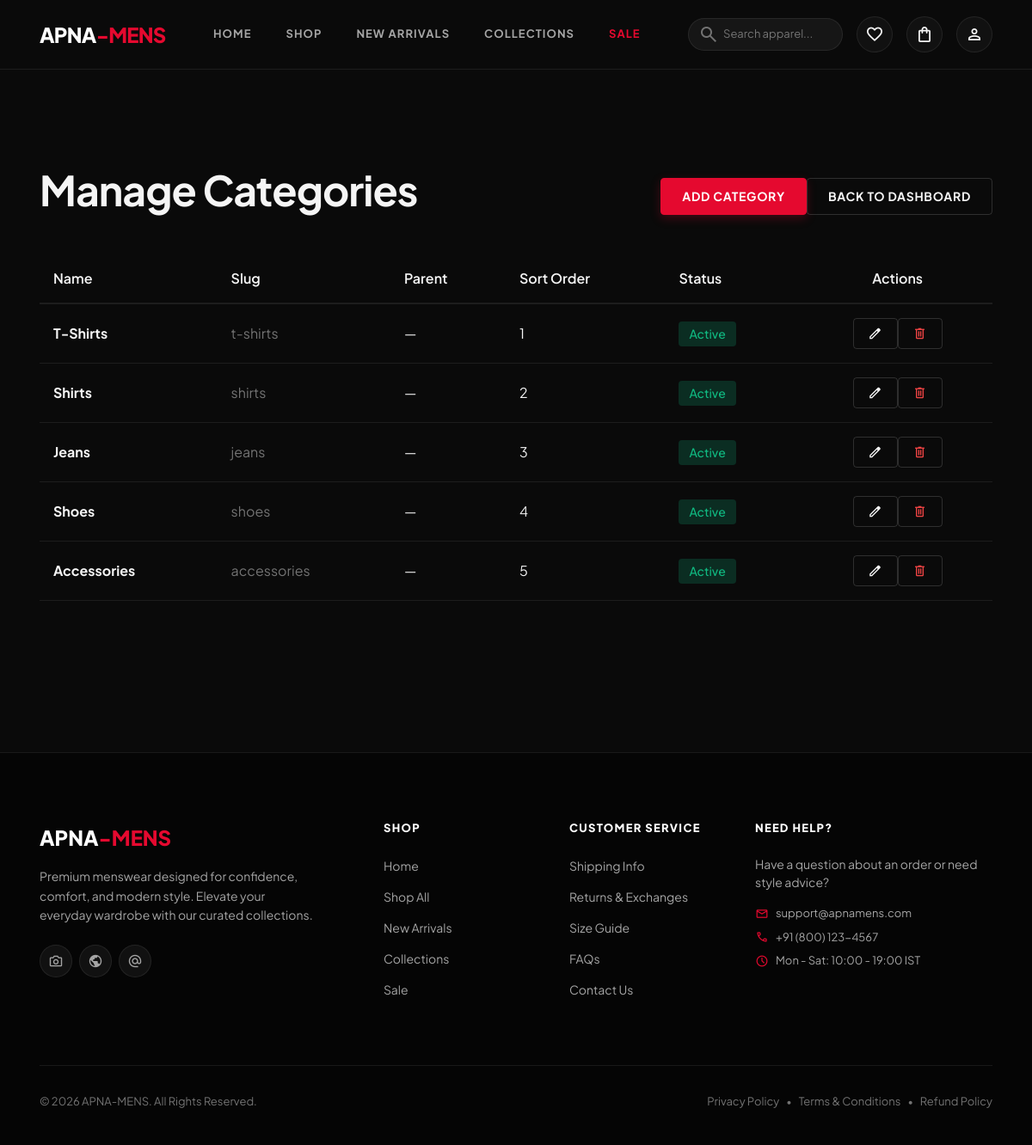
The app's page /admin/categories (signed in) with its own data.
### tables this page shows
CREATE TABLE IF NOT EXISTS `categories` (
  `id` int(11) NOT NULL AUTO_INCREMENT,
  `name` varchar(100) NOT NULL,
  `slug` varchar(100) NOT NULL UNIQUE,
  `description` text DEFAULT NULL,
  `image` varchar(255) DEFAULT NULL,
  `parent_id` int(11) DEFAULT NULL,
  `sort_order` int(11) DEFAULT 0,
  `status` ENUM('active', 'inactive') DEFAULT 'active',
  `created_at` timestamp NOT NULL DEFAULT CURRENT_TIMESTAMP,
  `updated_at` timestamp NOT NULL DEFAULT CURRENT_TIMESTAMP ON UPDATE CURRENT_TIMESTAMP,
  PRIMARY KEY (`id`),
  KEY `idx_slug` (`slug`),
  KEY `idx_parent` (`parent_id`),
  FOREIGN KEY (`parent_id`) REFERENCES `categories`(`id`) ON DELETE SET NULL
);

### app/core/View.php (called while the page is built, shortened)
<?php
class View {
    public static function render($view, $data = []) {
        extract($data);
        $possiblePaths = [
            VIEW_PATH . '/' . $view . '.php',
            VIEW_PATH . '/pages/' . $view . '.php',
        ];
        $viewFile = null;
        foreach ($possiblePaths as $path) {
            if (file_exists($path)) {
                $viewFile = $path;
                break;
            }
        }
        require $viewFile;
        require VIEW_PATH . '/layouts/main.php';
    }
}

### app/core/Controller.php (called while the page is built, shortened)
<?php
class Controller {
    protected function view($view, $data = []) {
        View::render($view, $data);
    }
}

### app/controllers/Admin/CategoryAdminController.php (called while the page is built, shortened)
<?php
class CategoryAdminController extends \Controller {
    public function index() {
        $categoryModel = new \Category();
        $categories = $categoryModel->findAll([], 'sort_order ASC, name ASC');
        $this->view('admin/categories/index', [
            'title' => 'Manage Categories - Admin',
            'categories' => $categories
        ]);
    }
}

### app/core/Database.php (called while the page is built, shortened)
<?php
class Database {
    private static $instance = null;
    private function __construct() {
        $config = require APP_PATH . '/config/database.php';
        try {
            $dsn = "mysql:host={$config['host']};dbname={$config['dbname']};charset={$config['charset']}";
            $this->connection = new PDO($dsn, $config['username'], $config['password'], $config['options']);
        } catch (PDOException $e) {
            die("Database connection failed: " . $e->getMessage());
        }
    }
    public static function getInstance() {
        if (self::$instance === null) {
            self::$instance = new self();
        }
        return self::$instance->connection;
    }
}

### app/config/database.php (called while the page is built)
<?php
return [
    'host' => 'localhost',
    'dbname' => 'apna_mens',
    'username' => 'root',
    'password' => '',
    'charset' => 'utf8mb4',
    'options' => [
        PDO::ATTR_ERRMODE => PDO::ERRMODE_EXCEPTION,
        PDO::ATTR_DEFAULT_FETCH_MODE => PDO::FETCH_ASSOC,
        PDO::ATTR_EMULATE_PREPARES => false,
    ]
];

### app/core/Model.php (called while the page is built, shortened)
<?php
class Model {
    protected $db;
    protected $table;
    public function __construct() {
        $this->db = Database::getInstance();
    }
    public function findAll($conditions = [], $orderBy = 'id DESC', $limit = null) {
        $sql = "SELECT * FROM {$this->table}";
        $params = [];
        $sql .= " ORDER BY {$orderBy}";
        $stmt = $this->db->prepare($sql);
        $stmt->execute($params);
        return $stmt->fetchAll();
    }
}

### app/views/admin/categories/index.php (the view, shortened to what this page needs)
<section class="section">
    <div class="container">
        <div class="u-flex u-justify-between u-items-center u-mb-xl">
            <h1>Manage Categories</h1>
            <div class="u-flex u-gap-sm">
                <a href="/admin/categories/create" class="btn btn-primary">Add Category</a>
                <a href="/admin/dashboard" class="btn btn-outline">Back to Dashboard</a>
            </div>
        </div>
        <div class="card">
            <div class="card-body">
                <?php if (empty($categories)): ?>
                    <div class="u-text-center u-p-xl">
                        <p class="u-text-muted u-mb-lg">No categories found</p>
                        <a href="/admin/categories/create" class="btn btn-primary">Add First Category</a>
                    </div>
                <?php else: ?>
                    <div style="overflow-x: auto;">
                        <table style="width: 100%; border-collapse: collapse;">
                            <thead>
                                <tr style="border-bottom: 2px solid var(--border-color);">
                                    <th style="padding: 1rem; text-align: left;">Name</th>
                                    <th style="padding: 1rem; text-align: left;">Slug</th>
                                    <th style="padding: 1rem; text-align: left;">Parent</th>
                                    <th style="padding: 1rem; text-align: left;">Sort Order</th>
                                    <th style="padding: 1rem; text-align: left;">Status</th>
                                    <th style="padding: 1rem; text-align: center;">Actions</th>
                                </tr>
                            </thead>
                            <tbody>
                                <?php foreach ($categories as $category): ?>
                                    <tr style="border-bottom: 1px solid var(--border-color);">
                                        <td style="padding: 1rem;"><strong><?php echo htmlspecialchars($category['name']); ?></strong></td>
                                        <td style="padding: 1rem; color: var(--text-muted);"><?php echo htmlspecialchars($category['slug']); ?></td>
                                        <td style="padding: 1rem;"><?php echo $category['parent_id'] ? 'Parent Category' : '—'; ?></td>
                                        <td style="padding: 1rem;"><?php echo $category['sort_order']; ?></td>
                                        <td style="padding: 1rem;">
                                            <span class="status-badge status-<?php echo $category['status']; ?>">
                                                <?php echo ucfirst($category['status']); ?>
                                            </span>
                                        </td>
                                        <td style="padding: 1rem; text-align: center;">
                                            <div class="u-flex u-gap-sm u-justify-center">
                                                <a href="/admin/categories/edit?id=<?php echo $category['id']; ?>" class="btn btn-outline btn-sm" title="Edit">
                                                    <span class="material-symbols-outlined" style="font-size: 18px;">edit</span>
                                                </a>
                                                <button onclick="deleteCategory(<?php echo $category['id']; ?>)" class="btn btn-outline btn-sm" style="color: var(--error);" title="Delete">
                                                    <span class="material-symbols-outlined" style="font-size: 18px;">delete</span>
                                                </button>
                                            </div>
                                        </td>
                                    </tr>
                                <?php endforeach; ?>
                            </tbody>
                        </table>
                    </div>
                <?php endif; ?>
            </div>
        </div>
    </div>
</section>

### records on screen
categories: name "T-Shirts", slug "t-shirts", sort_order "1", status "Active"
categories: name "Shirts", slug "shirts", sort_order "2", status "Active"
categories: name "Jeans", slug "jeans", sort_order "3", status "Active"
categories: name "Shoes", slug "shoes", sort_order "4", status "Active"
categories: name "Accessories", slug "accessories", sort_order "5", status "Active"
